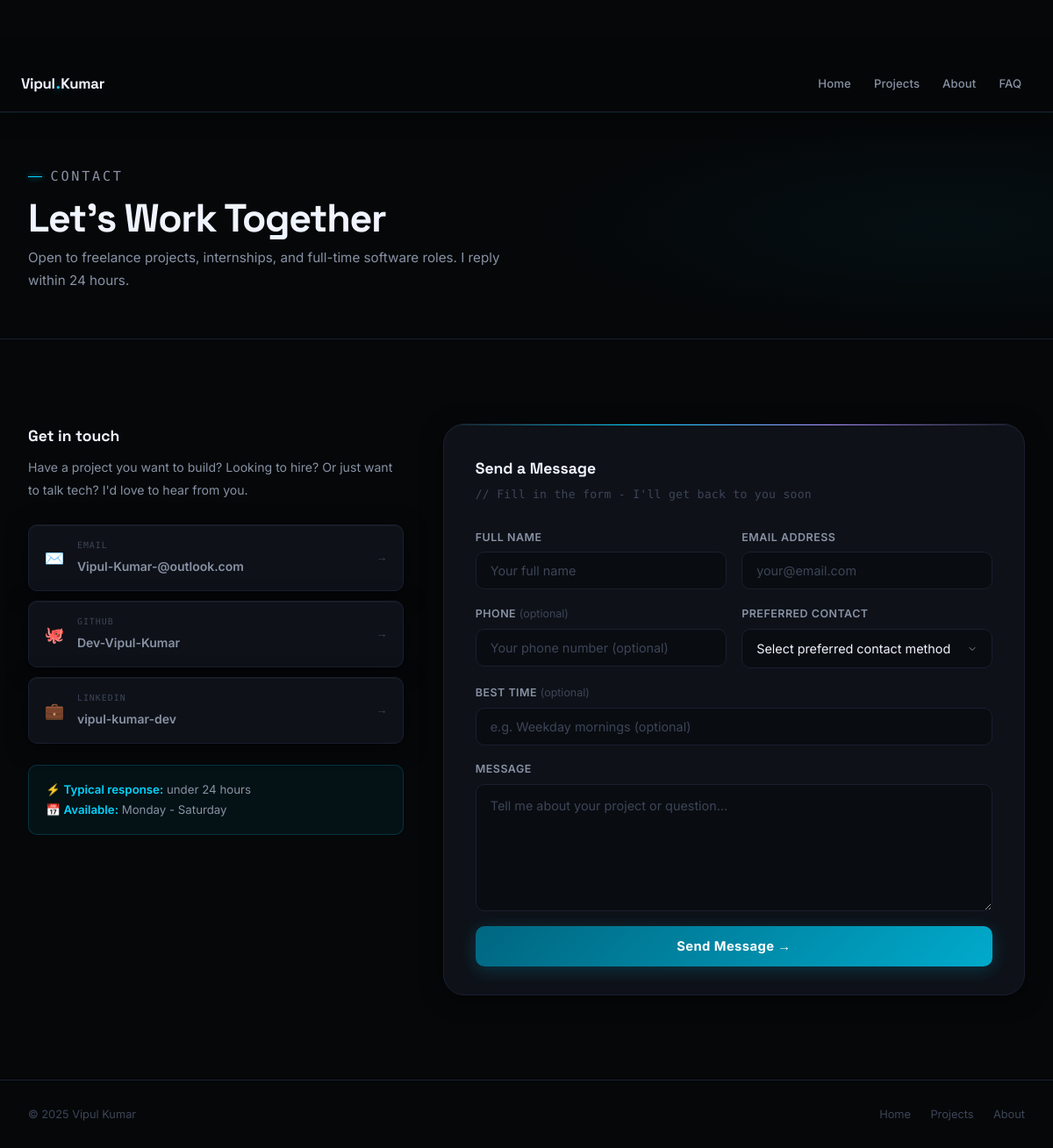
The app's page /contact/, older data.
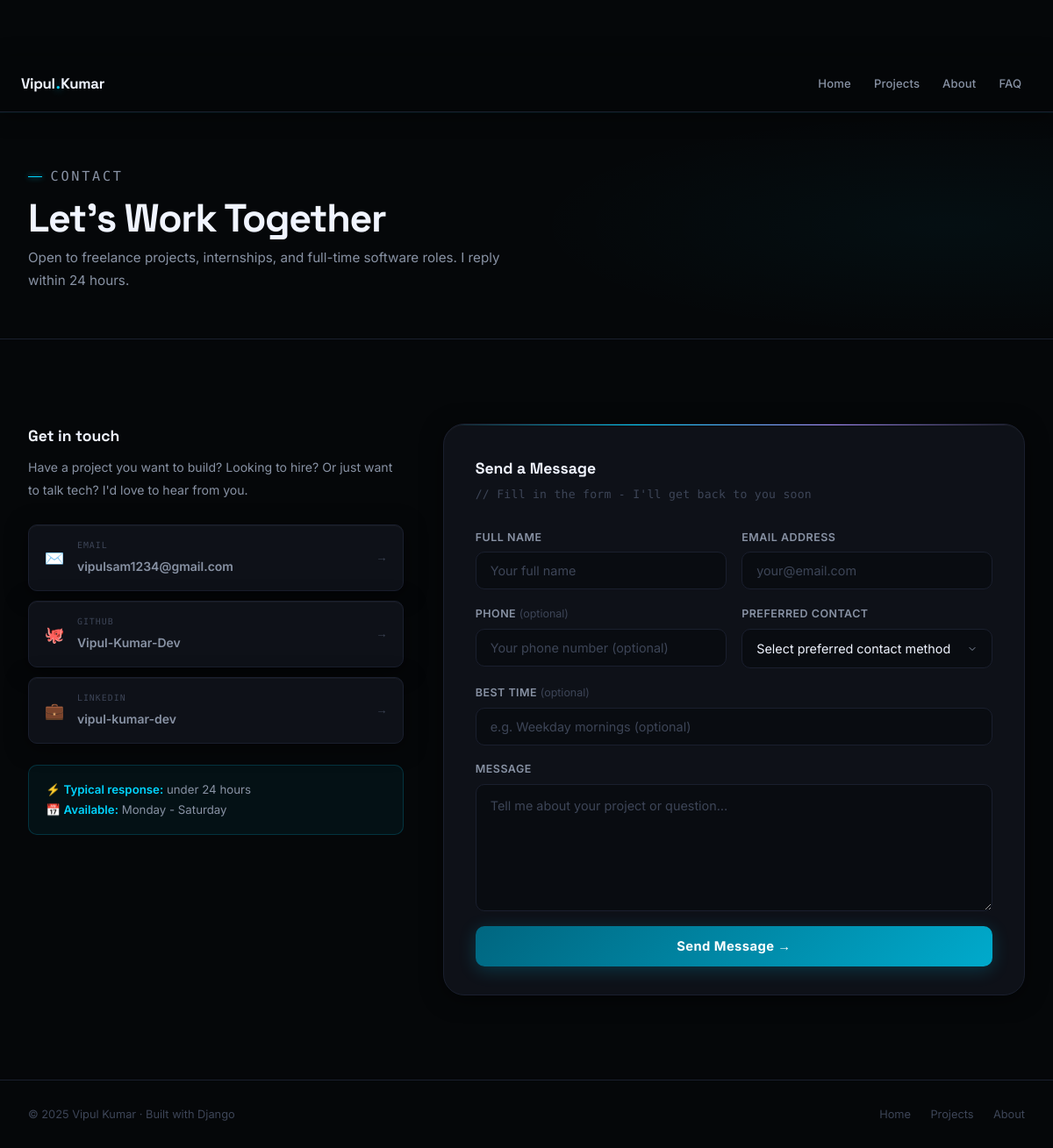
The same page, newer data.
### PF_App/models.py (models this page shows, shortened)
class SiteProfile(models.Model):
    full_name        = models.CharField(max_length=100, default="Vipul Kumar")
    first_name       = models.CharField(max_length=50,  default="Vipul")
    last_name        = models.CharField(max_length=50,  default="Kumar")
    tagline          = models.CharField(max_length=200, default="BCA student, Django developer, and lifelong builder.")
    hero_description = models.TextField(default="I build clean, fast, and scalable web applications.")
    about_bio_1      = models.TextField(default="", blank=True)
    about_bio_2      = models.TextField(default="", blank=True)
    about_bio_3      = models.TextField(default="", blank=True)
    location         = models.CharField(max_length=100, default="Delhi, India")
    education        = models.CharField(max_length=150, default="BCA · BCIT 2022-25")
    email            = models.EmailField(default="vipulsam1234@gmail.com")
    github_url       = models.URLField(default="https://github.com/Vipul-Kumar-Dev")
    github_handle    = models.CharField(max_length=100, default="Vipul-Kumar-Dev")
    linkedin_url     = models.URLField(default="https://www.linkedin.com/in/vipul-kumar-dev/")
    linkedin_handle  = models.CharField(max_length=100, default="vipul-kumar-dev")
    languages        = models.CharField(max_length=100, default="English, Hindi")
    resume_note      = models.CharField(max_length=200, default="Get the full picture - all my experience, skills, and projects in one clean PDF.")
    footer_copy      = models.CharField(max_length=200, default="© 2025 Vipul Kumar · Built with Django")
    stat_projects    = models.CharField(max_length=20, default="3+")
    stat_internships = models.CharField(max_length=20, default="2")
    stat_technologies= models.CharField(max_length=20, default="8+")
    stat_experience  = models.CharField(max_length=20, default="1.5y")
    is_available     = models.BooleanField(default=True)
    class Meta:
        verbose_name = "Site Profile"
    @classmethod
    def get(cls):
        obj, _ = cls.objects.get_or_create(pk=1)
        return obj

### PF_App/views.py (the view)
# urls.py: path("contact/",v.contact,    name="contact"),
def contact(request):
    ctx = _public_ctx()
    if request.method == "POST":
        form = ContactForm(request.POST)
        if form.is_valid():
            msg = form.save()                   # actually save now
            profile = ctx["profile"]
            full_message = (
                f"New Contact Form Submission:\n\n"
                f"Name: {msg.name}\n"
                f"Email: {msg.email}\n"
                f"Phone: {msg.phone or 'Not provided'}\n"
                f"Preferred Contact: {msg.preferred_contact}\n"
                f"Best Time: {msg.best_time or 'Not specified'}\n\n"
                f"Message:\n{msg.message}"
            )
            try:
                send_mail(
                    subject=f"New message from {msg.name}",
                    message=full_message,
                    from_email=msg.email,
                    recipient_list=[profile.email],
                    fail_silently=False,
                )
            except Exception:
                pass
            messages.success(request, "Thank you for your message. I'll get back to you soon!")
            return redirect("contact")
    else:
        form = ContactForm()
    ctx["form"] = form
    return render(request, "contact.html", ctx)

### PF_App/forms.py
class ContactForm(forms.ModelForm):
    phone = forms.CharField(
        required=False,
        widget=forms.TextInput(attrs={'class': 'f-input', 'placeholder': 'Your phone number (optional)'})
    )
    preferred_contact = forms.ChoiceField(
        choices=[('', 'Select preferred contact method'), ('email', 'Email'), ('phone', 'Phone')],
        widget=forms.Select(attrs={'class': 'f-input f-select', 'id': 'preferred-contact'})
    )
    best_time = forms.CharField(
        required=False,
        widget=forms.TextInput(attrs={'class': 'f-input', 'placeholder': 'e.g. Weekday mornings (optional)'})
    )
    class Meta:
        model = ContactMessage
        fields = ['name', 'email', 'phone', 'preferred_contact', 'best_time', 'message']
        widgets = {
            'name':    forms.TextInput(attrs={'class': 'f-input', 'placeholder': 'Your full name'}),
            'email':   forms.EmailInput(attrs={'class': 'f-input', 'placeholder': 'your@email.com'}),
            'message': forms.Textarea(attrs={'class': 'f-textarea', 'placeholder': 'Tell me about your project or question…', 'rows': 5}),
        }

### Templates/contact.html (shortened to what the changed rows need)
{% load static %}
<!doctype html>
<html lang="en">
  <head>
    <link rel="stylesheet" href="{% static 'base.css' %}" />
  </head>
  <body>
    <nav class="nav scrolled" style="position: sticky; top: 0">
      <a href="{% url 'home' %}" class="nav-logo"
        >{{ profile.first_name }}<span class="dot">.</span>{{ profile.last_name }}</a
      >
      <div class="nav-links" id="nav-links">
        <a href="{% url 'home' %}" class="nav-link">Home</a>
        <a href="{% url 'projects' %}" class="nav-link">Projects</a>
        <a href="{% url 'about' %}" class="nav-link">About</a>
        <a href="{% url 'faq' %}" class="nav-link">FAQ</a>
      </div>
    </nav>
    <div class="page-hero">
      <h1>Let's Work Together</h1>
    </div>
    <section class="section">
      <div class="contact-layout">
        <div class="cinfo sr-l">
          <a href="mailto:{{ profile.email }}" class="clink">
            <span class="ct"
              ><span class="cl">Email</span
              ><span class="cv">{{ profile.email }}</span></span
            ><span class="ca">→</span>
          </a>
          <a
            href="{{ profile.github_url }}"
            target="_blank"
            rel="noopener"
            class="clink"
          >
            <span class="ct"
              ><span class="cl">GitHub</span
              ><span class="cv">{{ profile.github_handle }}</span></span
            ><span class="ca">→</span>
          </a>
          <a
            href="{{ profile.linkedin_url }}"
            target="_blank"
            rel="noopener"
            class="clink"
          >
            <span class="ct"
              ><span class="cl">LinkedIn</span
              ><span class="cv">{{ profile.linkedin_handle }}</span></span
            ><span class="ca">→</span>
          </a>
        </div>
      </div>
    </section>
    <footer>
      <span>{{ profile.footer_copy }}</span>
      <div style="display: flex; gap: 1.4rem">
        <a href="{% url 'home' %}">Home</a>
        <a href="{% url 'projects' %}">Projects</a>
        <a href="{% url 'about' %}">About</a>
      </div>
    </footer>
  </body>
</html>

Row changes from the older to the newer data that the page shows:
changed SiteProfile "Vipul": email "Vipul-Kumar-@outlook.com" → "vipulsam1234@gmail.com"; github_handle "Dev-Vipul-Kumar" → "Vipul-Kumar-Dev"; footer_copy "© 2025 Vipul Kumar" → "© 2025 Vipul Kumar · Built with Django"
